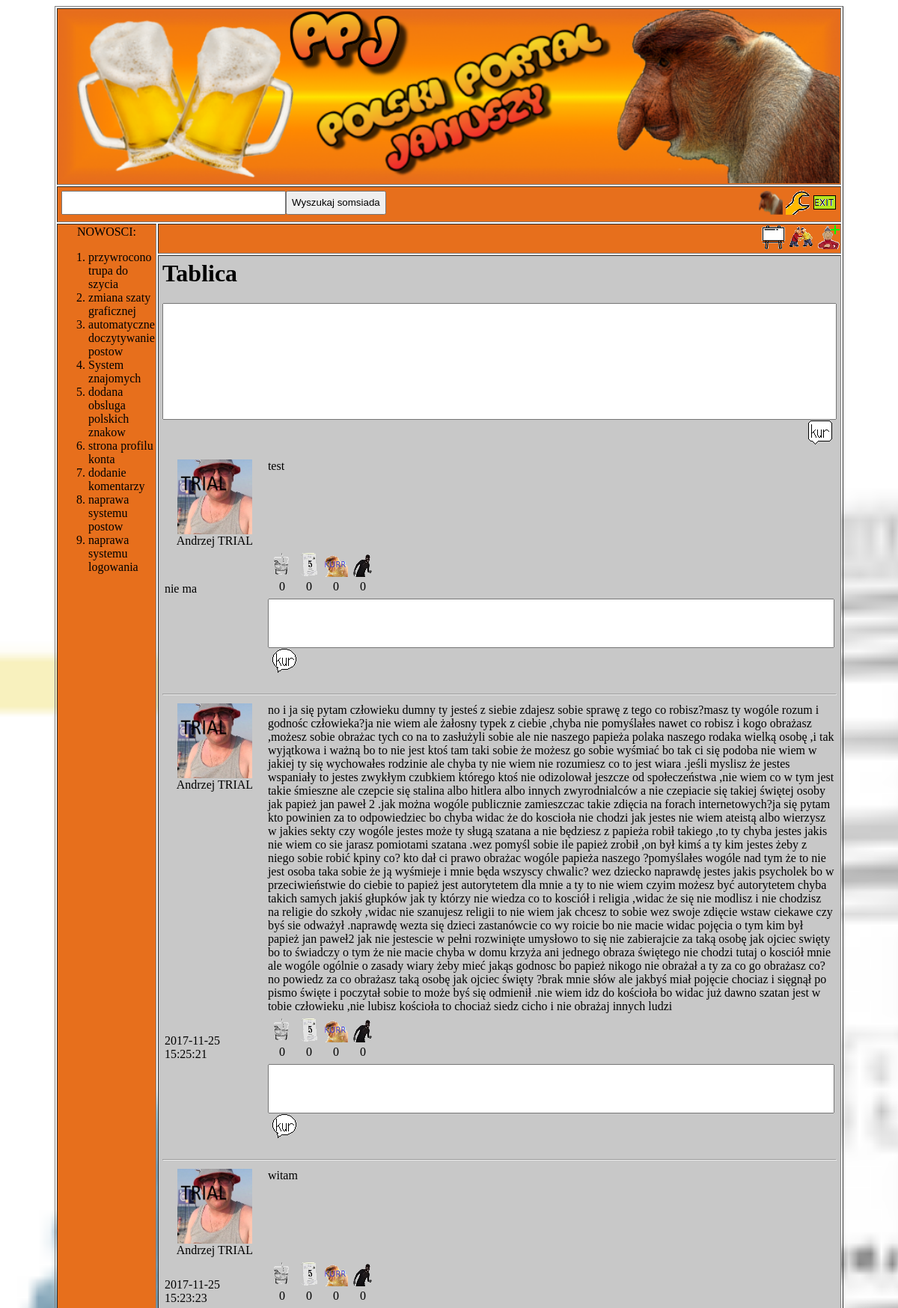
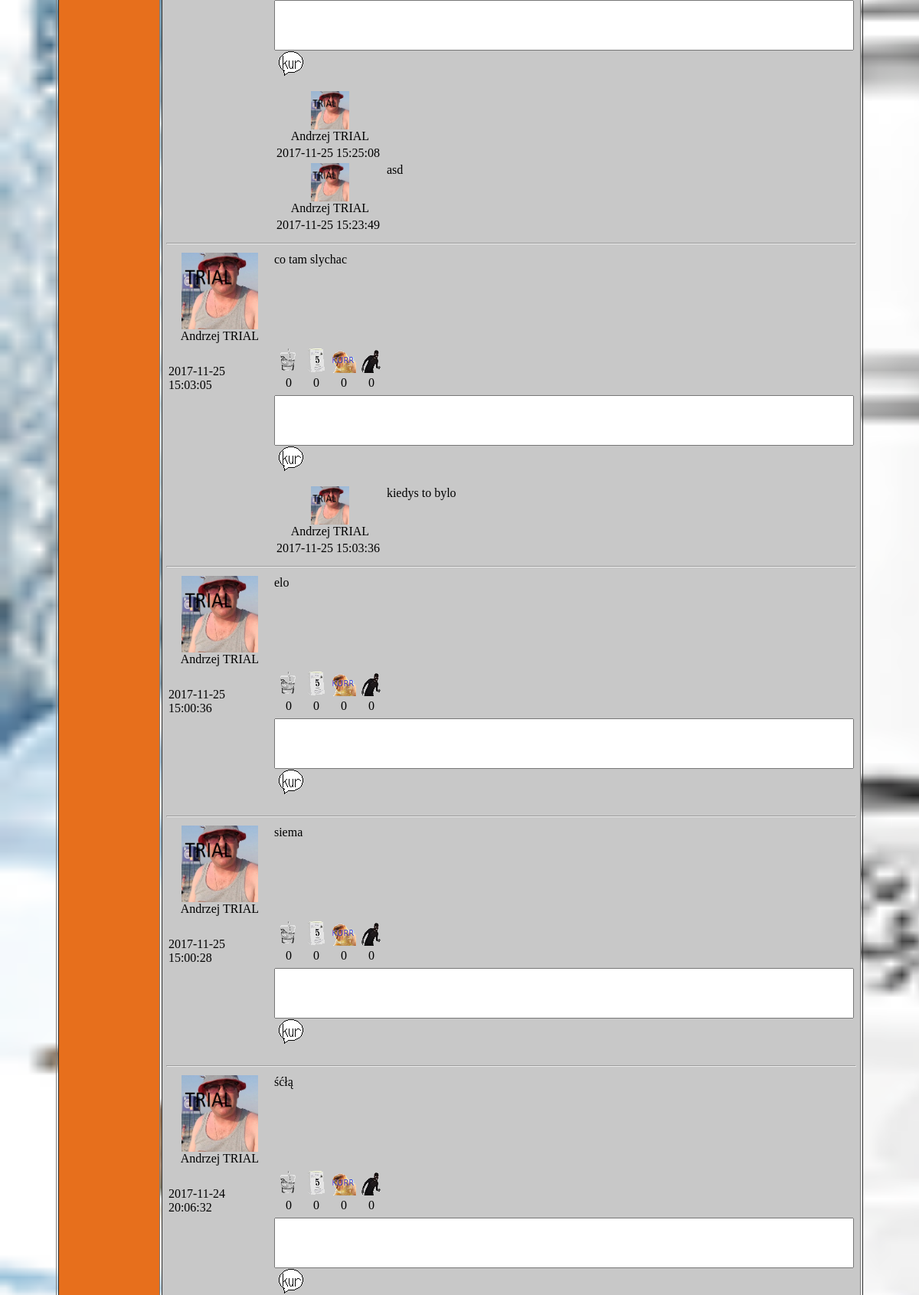
Screenshot of /profil.php?id=1 (signed in, upper part) with the database file from the repository (2 pictures, top to bottom).
### tables this page shows
CREATE TABLE `nowosci` (
  `id` int(11) NOT NULL,
  `data` text DEFAULT NULL,
  `tresc` text DEFAULT NULL
);

CREATE TABLE `posty` (
  `id` int(11) NOT NULL,
  `id_uzytkownika` int(11) DEFAULT NULL,
  `tresc` text DEFAULT NULL,
  `data_dodania` text DEFAULT NULL
);

CREATE TABLE `users` (
  `id` int(11) NOT NULL,
  `login` text DEFAULT NULL,
  `haslo` text DEFAULT NULL,
  `imie` text DEFAULT NULL,
  `nazwisko` text DEFAULT NULL,
  `plec` varchar(1) DEFAULT NULL
);

CREATE TABLE `komentarze` (
  `id` int(11) NOT NULL,
  `id_uzytkownika` int(11) DEFAULT NULL,
  `id_postu` int(11) DEFAULT NULL,
  `tresc` text DEFAULT NULL,
  `data` text DEFAULT NULL
);

### profil.php (the view, shortened to what this page needs)
<html>
<head>
</head>
<body onload="document.getElementById('tablica').style.display='block'; document.getElementById('znajomi').style.display='none'; document.getElementById('zapros').style.display='none';">
	<center>
	<table border="1" >
		<tr>
			<td colspan="2" style="background-color: rgb(231, 111, 28); text-align: center; cursor: pointer; color: white; font-size: 50px;" onclick="window.location.href = 'glowna.php';">  <img src="baner.png" style="width: 100%;"/> </td>
		</tr>
		<tr>
			<td colspan="2" style="background-color: rgb(231, 111, 28); text-align: right; padding: 5px;">
				<form method="post" action="zapros.php" style="float: left; margin: 0px;">
					<input type="text" name="imie" style="height: 32px; width: 300px;"/><input type="submit" value="Wyszukaj somsiada" style="height: 32px;"/>
				</form>
				<div style="float: right; margin: 0px;">
				<a <?php $id=$_SESSION['id']; echo "href='profil.php?id=$id'"; ?>><img src="profil.png"/></a>
				<a href="opcje.php"><img src="option.png"/></a>
				<a href="logout.php"> <img src="exit.png"/> </a>
				</div >
			</td>
		</tr>
		<tr>
			<td rowspan='2' style="background-color: rgb(231, 111, 28); vertical-align: top; width: 100px;">
			<?php
				require_once"connect.php";
				$baza=@mysqli_connect($server,$user,$password,$database);
				$zapytanie=mysqli_query($baza,"select * from nowosci order by id desc limit 10;");
				echo "<center>NOWOSCI:</center><ol>";
				while($wiersz=mysqli_fetch_array($zapytanie))
				{
					echo "<li>".$wiersz[1]."</li>";
				}
				echo "</ol>";
			?>
			</td>
			<td colspan="2" style="text-align: right; background-color: rgb(231, 111, 28); height: 10px;">
				<a onclick="document.getElementById('tablica').style.display='block'; document.getElementById('znajomi').style.display='none'; document.getElementById('zapros').style.display='none';" style="cursor: pointer"> <img src="table.png"/> </a>
				<a onclick="document.getElementById('tablica').style.display='none'; document.getElementById('znajomi').style.display='block'; document.getElementById('zapros').style.display='none';" style="cursor: pointer"> <img src="somsiedzi.png"/> </a>
				<?php
				if($_GET['id']==$_SESSION['id']) echo "<a onclick='document.getElementById('tablica').style.display='none'; document.getElementById('znajomi').style.display='none'; document.getElementById('zapros').style.display='block';' style='cursor: pointer'> <img src='dodaj.png'/> </a>";
				?>
			</td>
		</tr>
		<tr>
			<td style="background-color: rgb(200,200,200); width: 900px; padding: 5px; vertical-align: top;">
		<div id="tablica">
			<h1> Tablica </h1>
			<?php
				if($_GET['id']==$_SESSION['id'])
				{
					echo"
					<form method='post' style='text-align: right;'>
						<textarea name='tresc' rows='10' cols='110' style=' resize: none;'></textarea>
						<br/>
						<a href='glowna.php'>
							<button type='submit'>
								<img src='kur.png'/>
							</button>
						</a>
					</form>
					";
				}
			?>
			<?php
				require_once"connect.php";
				$baza=@mysqli_connect($server,$user,$password,$database);
				$id_obecne=$_GET['id'];
				$okiii="select imie, nazwisko, tresc, data_dodania, id_uzytkownika, posty.id from posty,users where users.id=posty.id_uzytkownika and id_uzytkownika=$id_obecne order by posty.id desc;";
				$zapytanie=mysqli_query($baza,$okiii);
				while($wiersz=mysqli_fetch_array($zapytanie))
				{
					$idpostu=$wiersz[5];
					echo "<table >";
						echo "<tr>";
							echo "<td style='vertical-align: top; width: 140px;'><center>";
							echo "<a href='profil.php?id=".$wiersz[4]."' style='cursor: pointer;'> <img class='avatar' src='avatary/".$wiersz[4].".jpg'/> </a><br/>";
							echo $wiersz[0]." ".$wiersz[1]."<br/>";
							echo "</td>";
							echo "<td style='vertical-align: top;'>";
							echo $wiersz[2];
							echo "</center></td>";
						echo "</tr>";
						echo "<tr >";
							echo "<td style='vertical-align: bottom;'>".$wiersz[3];
							echo "</td>";
							echo "<td style='vertical-align: bottom;'>";
								$a=0;
								$b=0;
								$c=0;
								$d=0;
								$id_postu=$wiersz[5];
								$profil=$_GET['id'];
								echo "<table style='text-align: center;'";
								echo "<tr>";
								echo "<td> <a href='skrypty/reakcja.php?id=$id_postu&reakcja=a&powrut=profil&profil=$profil'><img src='ico/polewaj.png'/></a> </td>";
								echo "<td> <a href='skrypty/reakcja.php?id=$id_postu&reakcja=b&powrut=profil&profil=$profil'><img src='ico/kiedys.png'/></a> </td>";
								echo "<td> <a href='skrypty/reakcja.php?id=$id_postu&reakcja=c&powrut=profil&profil=$profil'><img src='ico/kurr.png'/></a> </td>";
								echo "<td> <a href='skrypty/reakcja.php?id=$id_postu&reakcja=d&powrut=profil&profil=$profil'><img src='ico/zlodziej.png'/></a> </td>";
								echo "</tr>";
								echo "<tr>";
								echo "<td> $a </td>";
								echo "<td> $b </td>";
								echo "<td> $c </td>";
								echo "<td> $d </td>";
								echo "</tr>";
								echo "</table>";
						echo "<tr>";
							echo "<td style='vertical-align: top; width: 140px;'><center>";
							echo "</td>";
							echo "<td rowspan='2' style='vertical-align: top;'>";
							echo"
								<form method='post' action='komentarze.php?id=$idpostu'>
									<textarea name='tresc' rows='4' cols='92' style=' resize: none;'></textarea>
									<br/>
									<a href='glowna.php'>
										<button type='submit'>
											<img src='kur2.png'/>
										</button> </a>
								</form>
							";
								$zapytanie1=mysqli_query($baza,"select * from komentarze,users where users.id=komentarze.id_uzytkownika order by komentarze.id desc;");
								echo "<table>";
								while($wiersz1=mysqli_fetch_array($zapytanie1))
								{
									if($wiersz1[2]==$wiersz[5])
									{
											echo "<tr>";
												echo "<td style='vertical-align: top; width: 140px;'><center>";
												echo "<a href='profil.php?id=".$wiersz1[1]."' style='cursor: pointer;'> <img class='avatar2' src='avatary/".$wiersz1[5].".jpg'/> </a><br/>";
												echo $wiersz1[8]." ".$wiersz1[9]."<br/>";
												echo "</td>";
												echo "<td rowspan='2' style='vertical-align: top;'>";
												echo $wiersz1[3];
												echo "</center></td>";
											echo "</tr>";
											echo "<tr >";
												echo "<td style='vertical-align: bottom;'>".$wiersz1[4]; echo "</td>";
											echo "</tr>";
									}
								}
								echo "</table>";
							echo "</center></td>";
						echo "</tr>";
					echo "</table> <hr/>";
				}
			?>
</body>
</html>

### profil.php (style rules this page uses)
.avatar { width: 100px; height: 100px; }
.avatar2 { width: 50px; height: 50px; }
body { background-color: #444; background-image: url("tlo.png"); background-size: cover; background-attachment: fixed; }
button { border: 0px; background-color: rgba(255,255,255,0); cursor: pointer; }

### rows the page displays
nowosci: data "przywrocono trupa do szycia"
nowosci: data "zmiana szaty graficznej"
nowosci: data "automatyczne doczytywanie postow"
nowosci: data "System znajomych"
nowosci: data "dodana obsluga polskich znakow"
nowosci: data "strona profilu konta"
nowosci: data "dodanie komentarzy"
nowosci: data "naprawa systemu postow"
nowosci: data "naprawa systemu logowania"
posty: users.imie "Andrzej", users.nazwisko "TRIAL", tresc "test", data_dodania "nie ma", a "0", b "0", c "0", d "0"
posty: users.imie "Andrzej", users.nazwisko "TRIAL", tresc "no i ja się pytam człowieku dumny ty jesteś z siebie zdajesz sobie sprawę z tego co robisz?masz ty wogóle rozum i godnośc człowieka?ja nie wiem ale żałosny typek z ciebie ,chyba nie pomyślałes nawet co robisz i kogo obrażasz ,możesz sobie obrażac tych co na to zasłużyli sobie ale nie naszego papieża polaka naszego rodaka wielką osobę ,i tak wyjątkowa i ważną bo to nie jest ktoś tam taki sobie że możesz go sobie wyśmiać bo tak ci się podoba nie wiem w jakiej ty się wychowałes rodzinie ale chyba ty nie wiem nie rozumiesz co to jest wiara .jeśli myslisz że jestes wspaniały to jestes zwykłym czubkiem którego ktoś nie odizolował jeszcze od społeczeństwa ,nie wiem co w tym jest takie śmieszne ale…", data_dodania "2017-11-25 15:25:21", a "0", b "0", c "0", d "0"
posty: users.imie "Andrzej", users.nazwisko "TRIAL", tresc "witam", data_dodania "2017-11-25 15:23:23", a "0", b "0", c "0", d "0"
komentarze: users.imie "Andrzej", users.nazwisko "TRIAL", data "2017-11-25 15:25:08"
komentarze: users.imie "Andrzej", users.nazwisko "TRIAL", tresc "asd", data "2017-11-25 15:23:49"
posty: users.imie "Andrzej", users.nazwisko "TRIAL", tresc "co tam slychac", data_dodania "2017-11-25 15:03:05", a "0", b "0", c "0", d "0"
komentarze: users.imie "Andrzej", users.nazwisko "TRIAL", tresc "kiedys to bylo", data "2017-11-25 15:03:36"
posty: users.imie "Andrzej", users.nazwisko "TRIAL", tresc "elo", data_dodania "2017-11-25 15:00:36", a "0", b "0", c "0", d "0"
posty: users.imie "Andrzej", users.nazwisko "TRIAL", tresc "siema", data_dodania "2017-11-25 15:00:28", a "0", b "0", c "0", d "0"
posty: users.imie "Andrzej", users.nazwisko "TRIAL", tresc "śćłą", data_dodania "2017-11-24 20:06:32", a "0", b "0", c "0", d "0"
